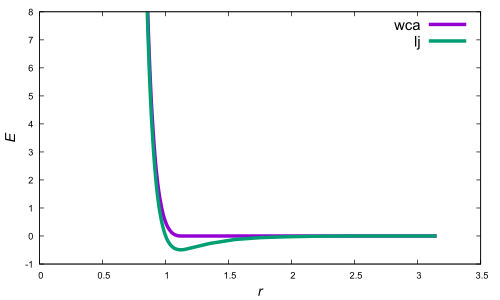

Here is the gnuplot script that generated this plot:
set term pdf
set out "dis-poen.pdf"
set xrange [0:]
set yrange [-1:8]
set xlabel "{/Arial-Italic r}"
set ylabel "{/Arial-Italic E}"
set xlabel font "Arial,15"
set ylabel font "Arial,15"
#ticsはメモリ文字
set tics font "Arial,10"
#keyは凡例
set key font"Arial,16"
plot "dis-poen.dat" u 1:2 with lines linewidth 5 title "wca", "dis-poen.dat" u 1:3 with lines linewidth 5 title "lj"
